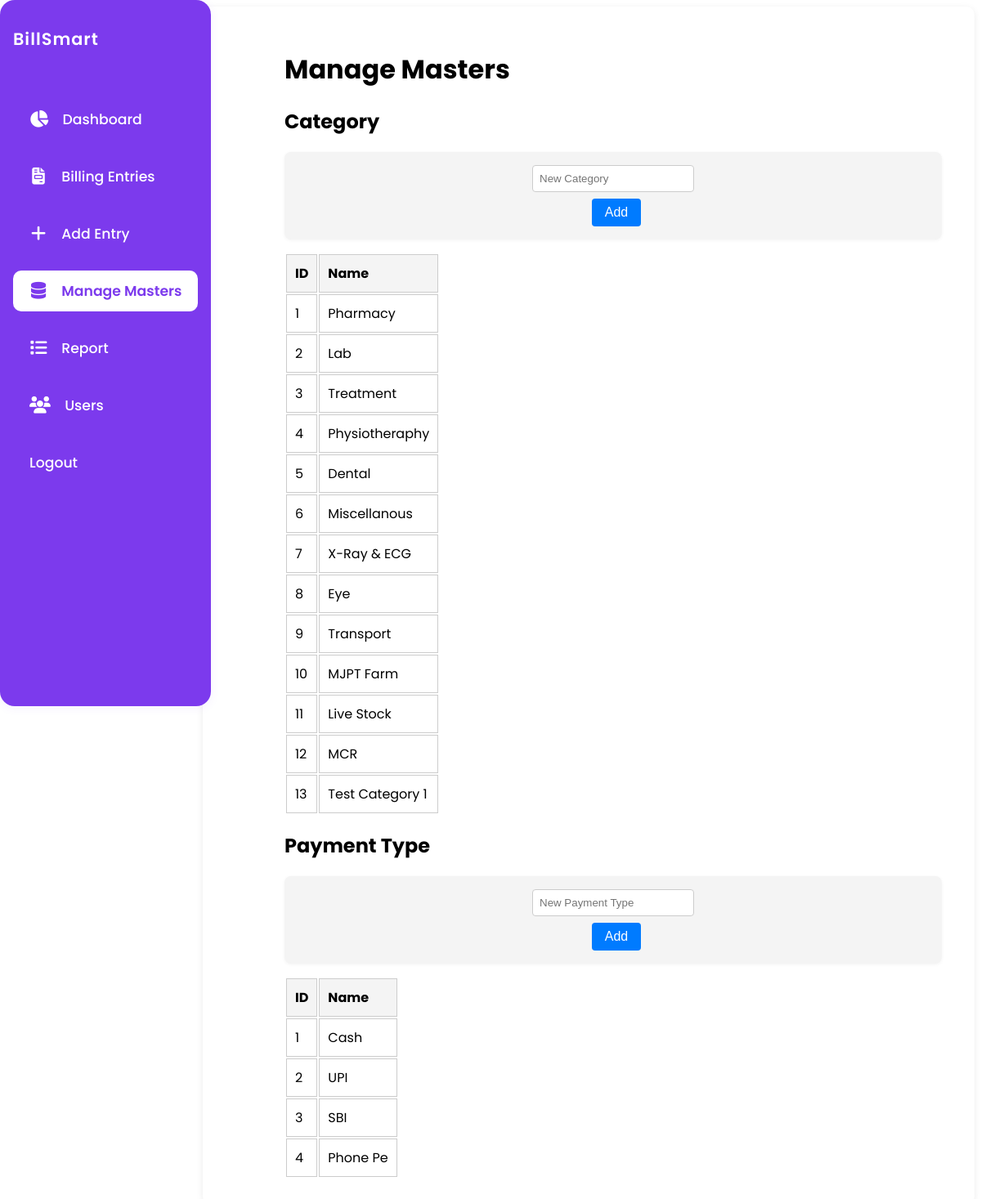
/masters (signed in), run on an earlier commit of the app's database.
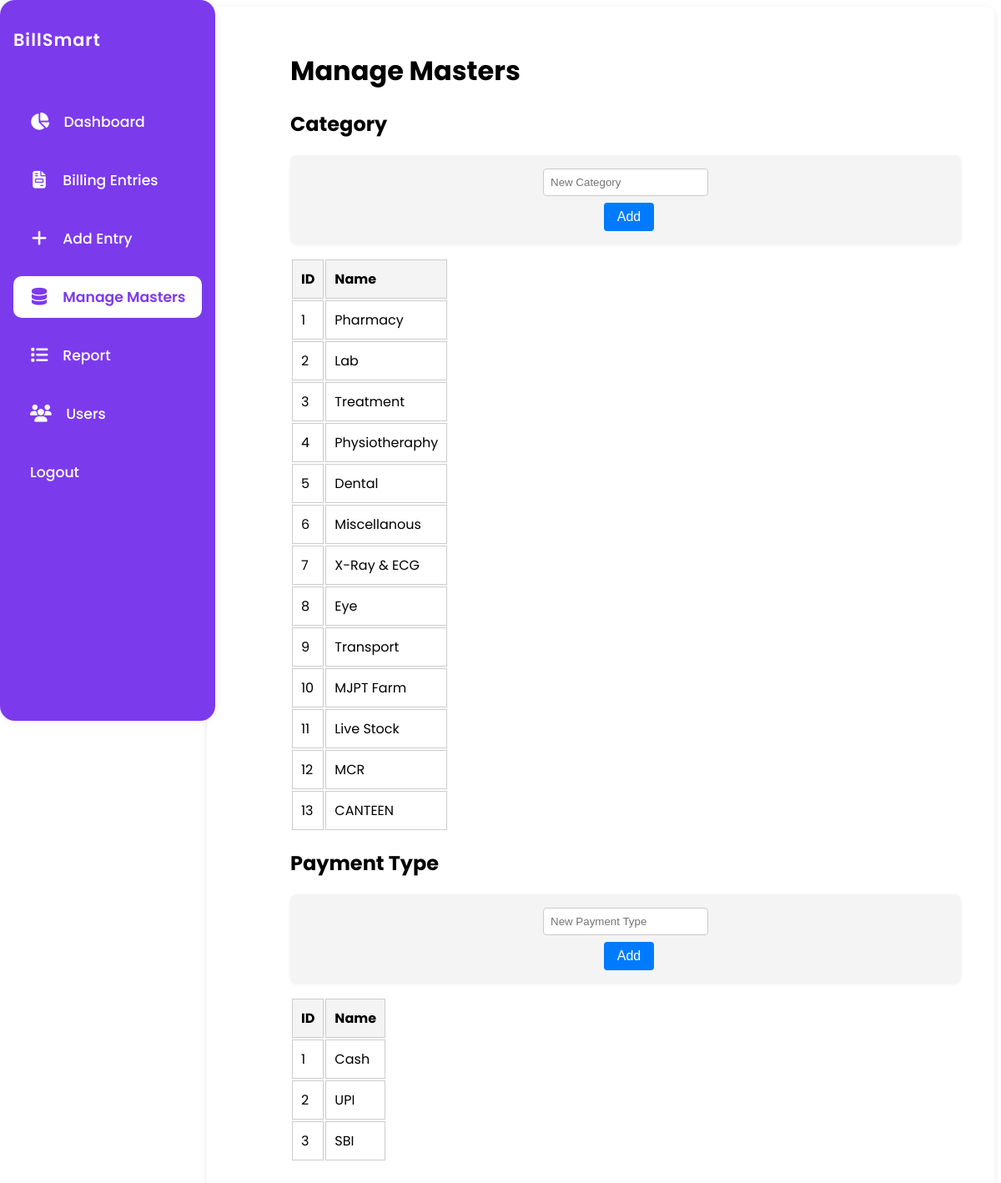
And on a later commit of the database.
### app.py (models this page shows)
class Category(db.Model):
    id = db.Column(db.Integer, primary_key=True)
    name = db.Column(db.String(100), unique=True, nullable=False)

class PaymentType(db.Model):
    id = db.Column(db.Integer, primary_key=True)
    name = db.Column(db.String(100), unique=True, nullable=False)

### app.py (the view, shortened to what this page needs)
@app.route('/masters', methods=['GET', 'POST'])
@login_required
def masters():
    categories = Category.query.all()
    payment_types = PaymentType.query.all()
    return render_template('masters.html', categories=categories, payment_types=payment_types)

### app.py (called while the page is built, shortened)
def login_required(f):
    @wraps(f)
    def decorated_function(*args, **kwargs):
        if 'user_id' not in session:
            return redirect(url_for('login'))
        return f(*args, **kwargs)
    return decorated_function

@app.context_processor
def inject_usertype():
    return dict(session=session)

@app.before_request
def daily_backup():
    if not os.path.exists(BACKUP_DIR):
        os.makedirs(BACKUP_DIR)
    today = datetime.now().strftime('%Y-%m-%d')
    last_backup = None
    if os.path.exists(LAST_BACKUP_FILE):
        with open(LAST_BACKUP_FILE, 'r') as f:
            last_backup = f.read().strip()

### templates/masters.html (shortened to what this page needs)
<!DOCTYPE html>
<html lang="en">
<head>
</head>
<body>
    <div class="container" style="max-width:100vw; padding:32px 40px 32px 100px;">
            {% include '_navbar.html' %}
        <h1>Manage Masters</h1>
        <h2>Category</h2>
        <form method="post" class="master-form">
            <input type="text" name="category" placeholder="New Category" required>
            <button type="submit">Add</button>
        </form>
        <table>
            <tr><th>ID</th><th>Name</th></tr>
            {% for cat in categories %}
            <tr><td>{{ cat.id }}</td><td>{{ cat.name }}</td></tr>
            {% endfor %}
        </table>
        <h2>Payment Type</h2>
        <form method="post" class="master-form">
            <input type="text" name="payment_type" placeholder="New Payment Type" required>
            <button type="submit">Add</button>
        </form>
        <table>
            <tr><th>ID</th><th>Name</th></tr>
            {% for pt in payment_types %}
            <tr><td>{{ pt.id }}</td><td>{{ pt.name }}</td></tr>
            {% endfor %}
        </table>
    </div>
</body>
</html>

What changed in the data, as far as the page shows it:
removed PaymentType: id "4", name "Phone Pe"
changed Category id 13: name "Test Category 1" → "CANTEEN"
